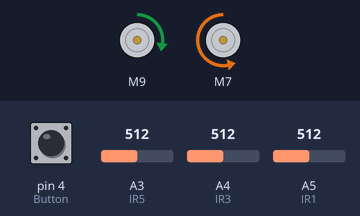
The sketch below on a simulated Arduino Nano, built with avr-gcc and run on an emulated ATmega328P. On the bench: 2 × DC motor (green arrow = forward, orange = backward, longer = faster). The test bench sets the inputs (shaded band); at power-on: A3 (IR5) = 512, A4 (IR3) = 512, pin 4 (Button) HIGH, A5 (IR1) = 512.

Above: at 3.2 s.
3.3 s: A3 (IR5) set to 257
5.5 s: A3 (IR5) set to 233
At 7.7 s:
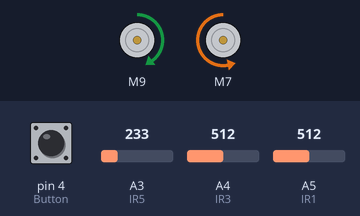
8.2 s: A4 (IR3) set to 258
10.4 s: A4 (IR3) set to 239
At 11.8 s:
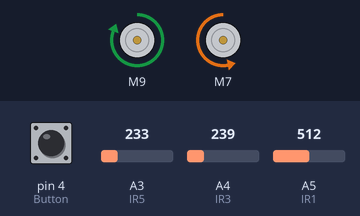
12.9 s: A4 (IR3) set to 306
At 14.1 s:
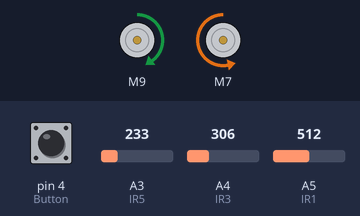
14.4 s: A4 (IR3) set to 122
At 16.1 s:
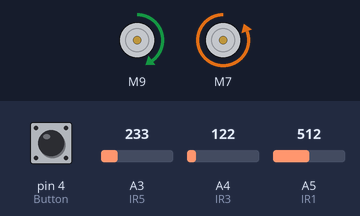
Timing chart, 0 to 17.6 s (numbered marks = the images above; inputs shaded):
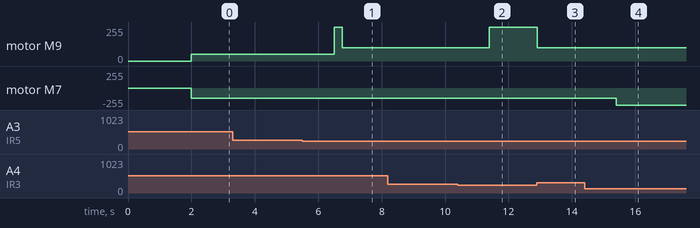

The sketch:

robo_tracer_V2.1.ino
```cpp
#include <SparkFun_TB6612.h>

#define PWMA 5
#define AIN2 6
#define AIN1 7
#define STBY 8
#define BIN1 9                                                  //motor
#define BIN2 10
#define PWMB 11


const int offsetA = -1;
const int offsetB = 1;

Motor motorRight = Motor(AIN1, AIN2, PWMA, offsetA, STBY);
Motor motorLeft = Motor(BIN1, BIN2, PWMB, offsetB, STBY);


/////////////////////////////////////////////////////////////////////////////////////

int Button = 4;

int IR1 = A5;//left sensor                                                      //pin
int IR2 = A0;
int IR3 = A4;
int IR4 = A6;
int IR5 = A3;//right sensor


/////////////////////////////////////////////////////////////////////////////////////
//others

int L = 0;//Left
int S = 1;//Straight
int R = 2;//Right


/////////////////////////////////////////////////////////////////////////////////////


int SetPath[] = {
  /*R,S,L,
    R,
    L,L,R,L,R,L,L,R,R,L,S,L,R*/


  //L,S,S,R,L,L,R,R,L,R,L
  //R,R,R,S,L


  R,R,R,L

};


int Average = 300;

/////////////////////////////////////////////////////////////////////////////////////
int Time = 250;
int Speed = 150;
int different = 510;
int Turned = 0;
int TotalTurns = ((sizeof(SetPath)) / 2);
int turnSpeed = 100;
int Side = 1;


int Black1=250;
int Black2=250;
int Black3=250;

int White1=250;
int White2=250;
int White3=250;

int Average1=250;
int Average2=250;
int Average3=250;


void setup() {
  pinMode(Button, INPUT);
  pinMode(IR1, INPUT);
  pinMode(IR2, INPUT);
  pinMode(IR3, INPUT);
  pinMode(IR4, INPUT);
  pinMode(IR5, INPUT);

  while (digitalRead(Button) == LOW)
  {
  }
  delay(2000);
}


void loop() {
  digitalWrite(STBY, HIGH);
  different = 100;
  //lineFollow();
  if ((analogRead(IR1) > Average1) && (analogRead(IR5) > Average3)) {
    //Curve();
    lineFollow();
  }
  else {

    Stop();
    delay(1000);
    decision();
  }
}


void lineFollow() {
  if (Side == 0) {
    if (analogRead(IR3) > Average2) {
      turnRight();
    }
    else if (analogRead(IR3) < Average2) {
      turnLeft();
    }
  }
  else if (Side == 1) {
    if (analogRead(IR3) > Average2) {
      turnLeft();
    }
    else if (analogRead(IR3) < Average2) {
      turnRight();
    }
  }

}


void turnLeft() {
  motorLeft.drive((Speed - different), 1);
  motorRight.drive(Speed, 1);
}
void turnRight() {
  motorLeft.drive(Speed, 1);
  motorRight.drive((Speed - different), 1);
}


void Stop() {
  digitalWrite(STBY, HIGH);

  digitalWrite(AIN1, HIGH);
  digitalWrite(AIN2, HIGH);
  analogWrite(PWMA, 255);

  digitalWrite(BIN1, HIGH);
  digitalWrite(BIN2, HIGH);
  analogWrite(PWMB, 255);
}

void decision() {
  if (Turned < TotalTurns) {
    if (SetPath[Turned] == 0) {
      //Left
      Left();
    }
    else if (SetPath[Turned] == 1) {
      //Straight
      Straight();
    }
    else if (SetPath[Turned] == 2) {
      //Right
      Right();
    }
  }

  else {
    //Stop
    Stop();

    while (digitalRead(Button) == HIGH); {

    }
    Turned = -1;
  }


  Turned = Turned + 1;
}
void Left() {
  Stop();

  Stop();
  motorRight.drive(255, Time);

  Stop();
  while (analogRead(IR3) > Average2) {
    motorRight.drive(turnSpeed, 1);
  }
  Stop();
  Side = 1;
}

void Straight() {
  while ((analogRead(IR1) > Average1) || (analogRead(IR5) > Average3)) {
    lineFollow();
  }
}

void Right() {
  {
    Stop();

    Stop();
    motorLeft.drive(255, Time);
    Stop();
    while (analogRead(IR3) > Average2) {
      motorLeft.drive(turnSpeed, 1);
    }
    Stop();
    Side = 0;
  }
}
```

Measured:
- the behaviour switches between 251 and 250 on A3 (IR5) (found by bisection; images 0 and 1)
- the behaviour switches between 251 and 250 on A4 (IR3) (found by bisection; images 1 and 2)
- after the input at 3.3 s, every drawn part: stays the same
- after the input at 5.5 s, motor M9: forward 50/255 → forward 255/255 after 1.0 s, → forward 100/255 0.25 s later
- after the input at 8.2 s, every drawn part: stays the same
- after the input at 10.4 s, motor M9: forward 100/255 → forward 255/255 after 1.0 s
- after the input at 12.9 s, motor M9: forward 255/255 → forward 100/255 at once; motor M7: stays backward 150/255 (without the input it goes to backward 255/255 after 1.0 s)
- after the input at 14.4 s, motor M7: backward 150/255 → backward 255/255 after 1.0 s
